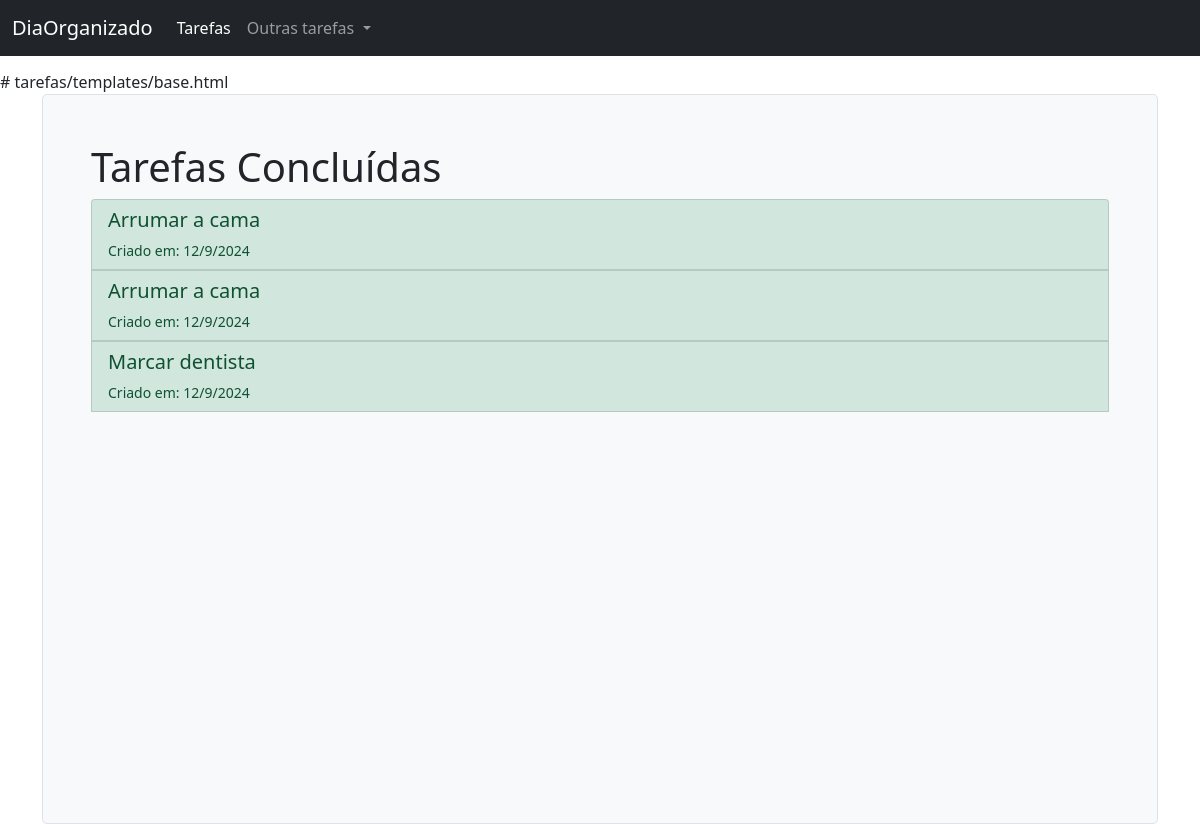
The page /tarefas/concluidas/ on the database its author committed.
### tarefas/models.py (models this page shows)
class Tarefa(models.Model):
    OPCOES_STATUS = (
        ('concluído','Concluído'),
        ('pendente', 'Pendente'),
        ('adiado','Adiado'),
    )
    OPCOES_CATEGORIA = (
        ('urgente','Urgente'),
        ('importante','Importante'),
        ('precisa ser feito','Precisa ser feito'),
    )
    descricao = models.CharField(max_length=400)
    criacao = models.DateTimeField(auto_now_add=True)
    categoria = models.CharField(max_length=25, choices=OPCOES_CATEGORIA,
                                default='importante')
    status = models.CharField(max_length=25,choices=OPCOES_STATUS,
                              default='pendente')

### tarefas/views.py (the view)
# urls.py: path('concluidas/', views.tarefas_concluidas_list, name ='tarefas_concluidas_list'),
def tarefas_concluidas_list(request):
    tarefas_concluidas = Tarefa.objects.filter(status='concluido')
    return render(request, 'tarefas/tarefas_concluidas.html', {'tarefas_concluidas':tarefas_concluidas})

### tarefas/templates/tarefas/tarefas_concluidas.html (shortened to what this page needs)
{% extends 'base.html' %}
{% block content %}
  <div class="h-100 p-5 bg-light border rounded-3">
    <h1>Tarefas Concluídas</h1>
    <div class="list-group">
      {% for tarefa in tarefas_concluidas %}
        <button type="button" class="list-group-item list-group-item-success list-group-item-action" data-bs-toggle="modal" data-bs-target="#modal{{ tarefa.id }}">
          <h5>{{ tarefa.descricao }}</h5>
          <small>Criado em: {{ tarefa.criacao.day }}/{{ tarefa.criacao.month }}/{{ tarefa.criacao.year }}</small>
        </button>
      {% empty %}
        <h2>Nenhuma tarefa foi concluída</h2>
      {% endfor %}
    </div>
  </div>
{% endblock content %}

### rows shown on the page
Tarefa: descricao "Arrumar a cama", criacao.day "12", criacao.month "9", criacao.year "2024"
Tarefa: descricao "Arrumar a cama", criacao.day "12", criacao.month "9", criacao.year "2024"
Tarefa: descricao "Marcar dentista", criacao.day "12", criacao.month "9", criacao.year "2024"
